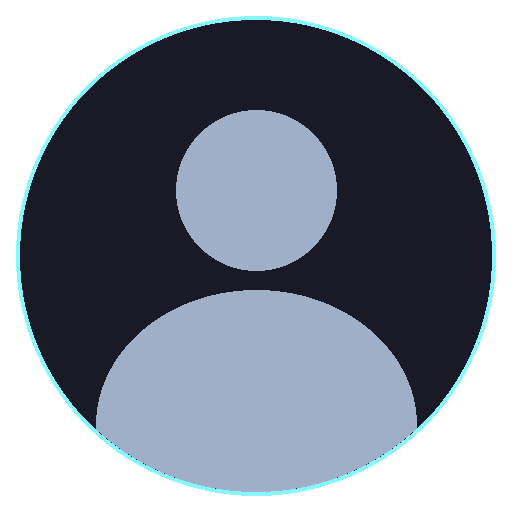
#> input picture frontend/assets/default_user.png, 512 x 512 px, given in place of media_1790368270795.jpg, which was not available
$ python build.py
#> lines starting #> are read from the running program, lines starting #| are printed output that depends on the picture; pictures that were not available may be replaced by others from this repository, and a replacement may not be noted
### update_icon.py
import os
from PIL import Image, ImageDraw

SRC_PATH = r"C:/Users/khali/.gemini/antigravity/brain/dfb43046-ef90-46bd-967f-e24fe7a520bc/.user_uploaded/media_1790368270795.jpg"
ASSETS_DIR = r"c:\music\frontend\assets"
os.makedirs(ASSETS_DIR, exist_ok=True)

def generate_icons():
    im = Image.open(SRC_PATH).convert("RGBA")
#> im is the input picture: PIL image 512x512 RGBA; mean R, G, B, A 52.9, 62.2, 74, 173

    # 1. Zoom into the face & star so it doesn't look tiny
    # Center on star and eye: x=270, y=240, box_size=470
    box_size = 470
    cx, cy = 270, 240
    left = max(0, int(cx - box_size / 2))
    top = max(0, int(cy - box_size / 2))
    right = left + box_size
    bottom = top + box_size

    size = 512
    cropped = im.crop((left, top, right, bottom))
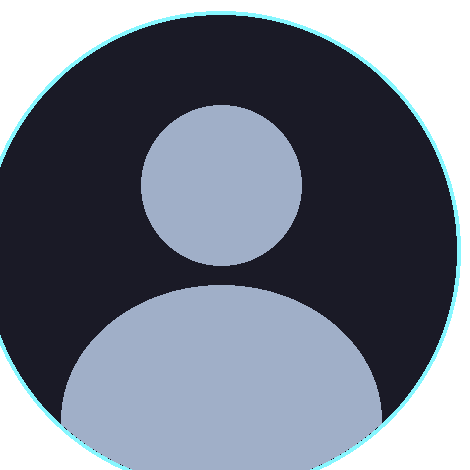
#> cropped: PIL image 470x470 RGBA; mean R, G, B, A 61.1, 70.4, 84, 200.2; transparent parts drawn white
    cropped = cropped.resize((size, size), Image.Resampling.LANCZOS)
#> cropped: PIL image 512x512 RGBA

    # 2. Anti-aliased circular mask (2x supersampling)
    mask_size = size * 2
    mask = Image.new("L", (mask_size, mask_size), 0)
#> mask: PIL image 1024x1024 L; every value is 0
    draw = ImageDraw.Draw(mask)
    draw.ellipse((4, 4, mask_size - 5, mask_size - 5), fill=255)
    mask = mask.resize((size, size), Image.Resampling.LANCZOS)
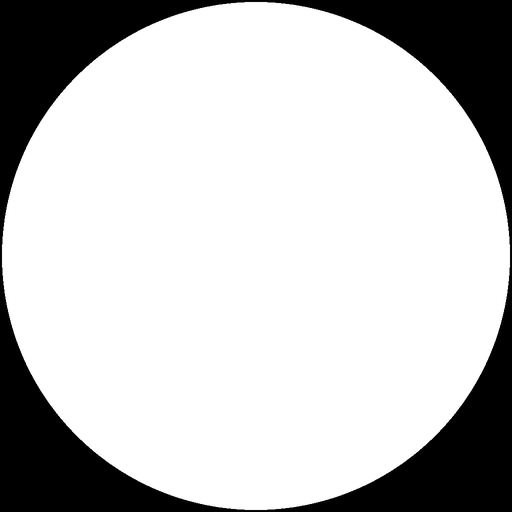
#> mask: PIL image 512x512 L; min 0, max 255, mean 197.1

    # Output with transparent outer background (NO harsh square borders)
    circular_img = Image.new("RGBA", (size, size), (0, 0, 0, 0))
#> circular_img: PIL image 512x512 RGBA; every value is 0
    circular_img.paste(cropped, (0, 0), mask)
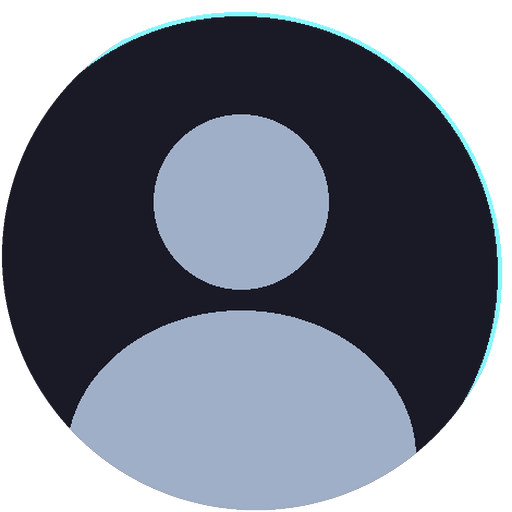
#> circular_img: PIL image 512x512 RGBA; mean R, G, B, A 57.5, 65.1, 77.9, 189.3; transparent parts drawn white

    # 3. Add clean sleek neon-cyan rim so it stands out beautifully on Windows taskbar
    ring_mask = Image.new("L", (mask_size, mask_size), 0)
    ring_draw = ImageDraw.Draw(ring_mask)
    ring_draw.ellipse((4, 4, mask_size - 5, mask_size - 5), outline=255, width=6)
    ring_mask = ring_mask.resize((size, size), Image.Resampling.LANCZOS)
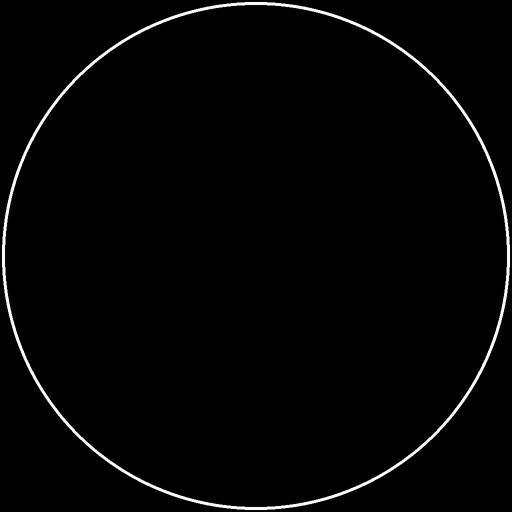
#> ring_mask: PIL image 512x512 L; min 0, max 255, mean 4.6

    ring_layer = Image.new("RGBA", (size, size), (0, 240, 255, 190))
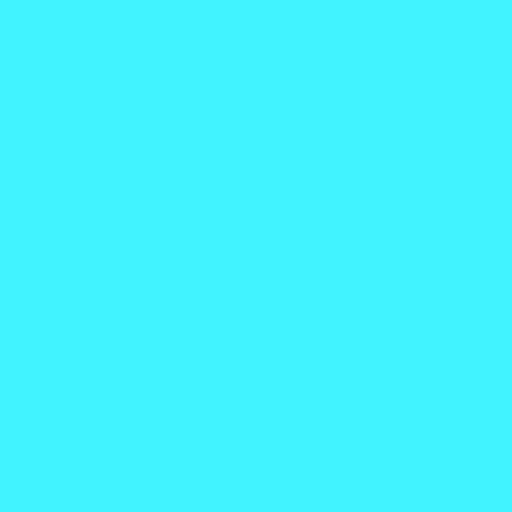
#> ring_layer: PIL image 512x512 RGBA; mean R, G, B, A 0, 240, 255, 190; transparent parts drawn white
    circular_img.paste(ring_layer, (0, 0), ring_mask)
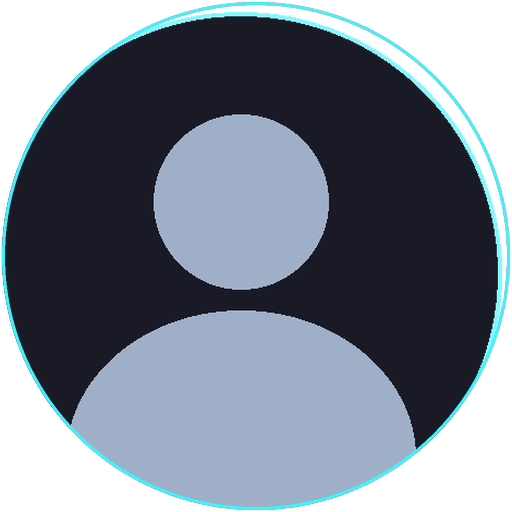
#> circular_img: PIL image 512x512 RGBA; mean R, G, B, A 56.7, 68.3, 81.1, 190.2; transparent parts drawn white

    # Save PNG files
    logo_path = os.path.join(ASSETS_DIR, "logo.png")
    circular_img.save(logo_path, format="PNG")
    circular_img.save(r"c:\music\etsuko.png", format="PNG")

    default_cover_path = os.path.join(ASSETS_DIR, "default_cover.png")
    circular_img.save(default_cover_path, format="PNG")
    print(f"[Etsuko] Saved circular transparent logo.png, etsuko.png, default_cover.png")

    # 4. Generate multi-resolution .ico with high quality Lanczos resampled layers
    ico_path = r"c:\music\etsuko.ico"
    sizes = [(16, 16), (20, 20), (24, 24), (32, 32), (40, 40), (48, 48), (64, 64), (96, 96), (128, 128), (256, 256)]

    # Save with all sizes
    circular_img.save(
        ico_path,
        format="ICO",
        sizes=sizes
    )
    print(f"[Etsuko] Generated multi-resolution circular taskbar icon at {ico_path}")

# [2 lines that do not run on import are left out]

### build.py
import os
import sys
import subprocess
import shutil

def build_exe():
    print("=" * 60)
    print("Compiling Etsuko Standalone Executable (etsuko.exe)...")
    print("=" * 60)

    # Ensure icons and splash screen exist
    if not os.path.exists("etsuko.ico"):
        import update_icon
        update_icon.generate_icons()
    if not os.path.exists("splash.png"):
        import create_splash
        create_splash.create_splash()

    # Compile Standalone OneFile Version (Portable single file)
    print("\nCompiling Standalone OneFile Version (dist/etsuko.exe)...")
    cmd_file = [
        sys.executable,
        "-m", "PyInstaller",
        "--noconfirm",
        "--clean",
        "--onefile",
        "--noconsole",
        "--name", "etsuko",
        "--icon", "etsuko.ico",
        "--add-data", "frontend;frontend",
        "--add-data", "etsuko.ico;.",
        "--hidden-import", "bottle",
        "--hidden-import", "requests",
        "--hidden-import", "ytmusicapi",
        "--hidden-import", "yt_dlp",
        "--hidden-import", "webview",
        "--hidden-import", "sqlite3",
        "main.py"
    ]
#> (the run stopped early here; a loop or call above may not have finished)
